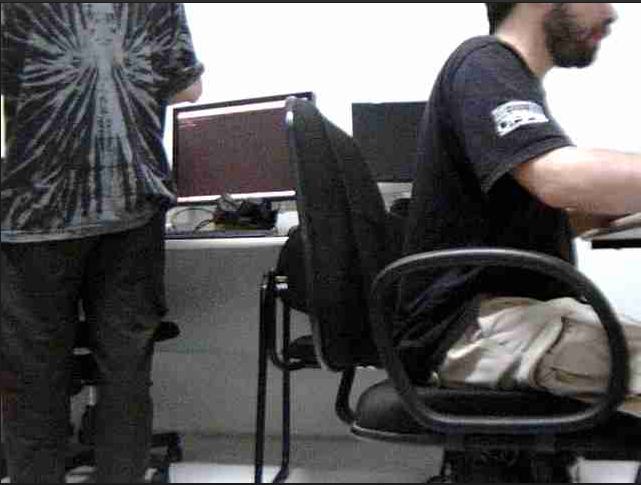
#> input picture Exemplos/imagens/esquerda.png, 641 x 485 px
$ python juntar_imagens.py
#> lines starting #> are read from the running program, lines starting #| are printed output that depends on the picture
import cv2
import numpy as np

# Carregar as imagens
image1 = cv2.imread('imagens/esquerda.png')
#> image1 is the input picture: shape (485, 641, 3); mean B, G, R 87.5, 86.6, 88.1
image2 = cv2.imread('imagens/direita.png')
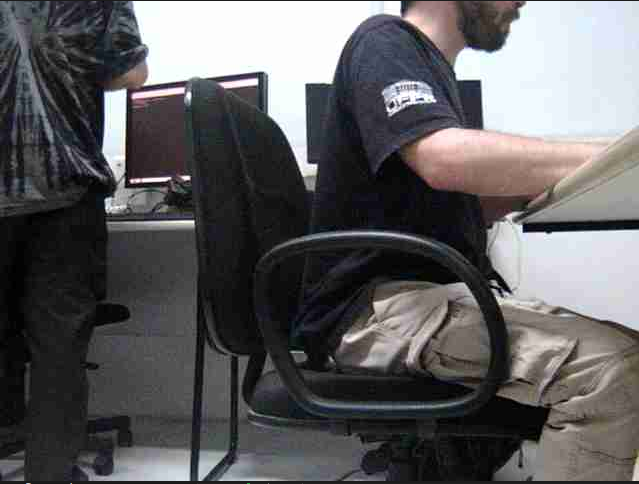
#> input picture Exemplos/imagens/direita.png, 639 x 484 px
#> image2 is the input picture: shape (484, 639, 3); mean B, G, R 95.2, 93.5, 94.7

# Converter as imagens para tons de cinza
gray1 = cv2.cvtColor(image1, cv2.COLOR_BGR2GRAY)
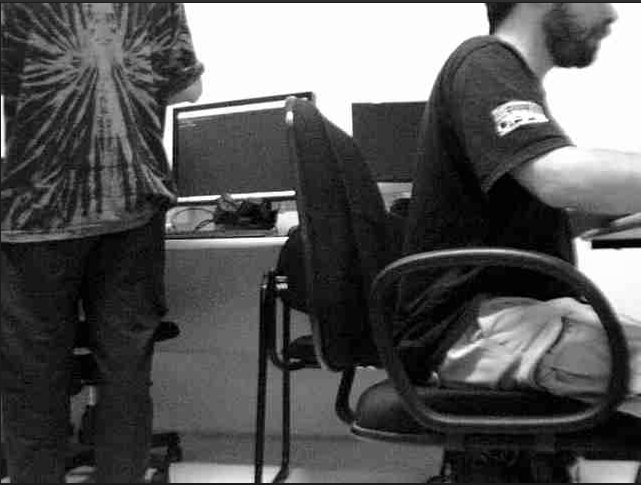
#> gray1: shape (485, 641); min 0, max 255, mean 87.2
gray2 = cv2.cvtColor(image2, cv2.COLOR_BGR2GRAY)
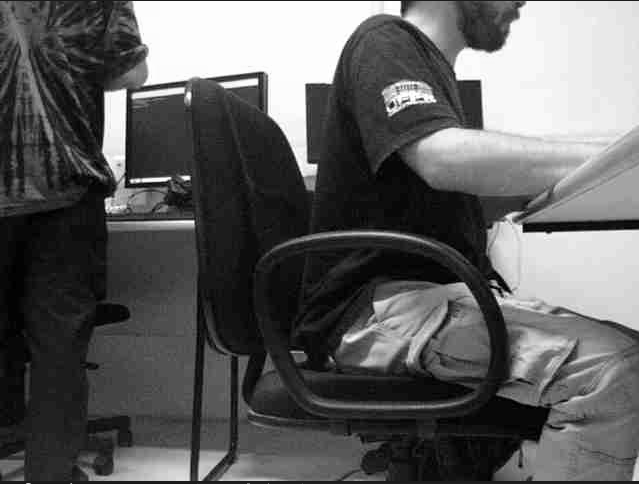
#> gray2: shape (484, 639); min 0, max 255, mean 94.1

# Inicializar o detector SIFT
sift = cv2.SIFT_create()

# Encontrar pontos chave e descritores nas duas imagens
keypoints1, descriptors1 = sift.detectAndCompute(gray1, None)
#> keypoints1 = 1550 keypoints; strongest (x, y, size): (288, 219, 14.1), (292, 193, 3.9), (596, 245, 6.9), (290, 116, 5.4)
keypoints2, descriptors2 = sift.detectAndCompute(gray2, None)
#> keypoints2 = 1357 keypoints; strongest (x, y, size): (186, 178, 4.1), (115, 104, 17.5), (132, 181, 2.8), (114, 147, 18.9)

# Emparelhamento dos pontos chave usando FLANN
matcher = cv2.FlannBasedMatcher()
matches = matcher.knnMatch(descriptors1, descriptors2, k=2)
#> matches = 1550 matches

# Filtrar correspondências usando o teste de razão de Lowe
good_matches = []
for m, n in matches:
    if m.distance < 0.7 * n.distance:
        good_matches.append(m)
#> after the loop, good_matches = 120 matches

# Desenhar correspondências
matched_image = cv2.drawMatches(image1, keypoints1, image2, keypoints2, good_matches, None, flags=cv2.DrawMatchesFlags_NOT_DRAW_SINGLE_POINTS)
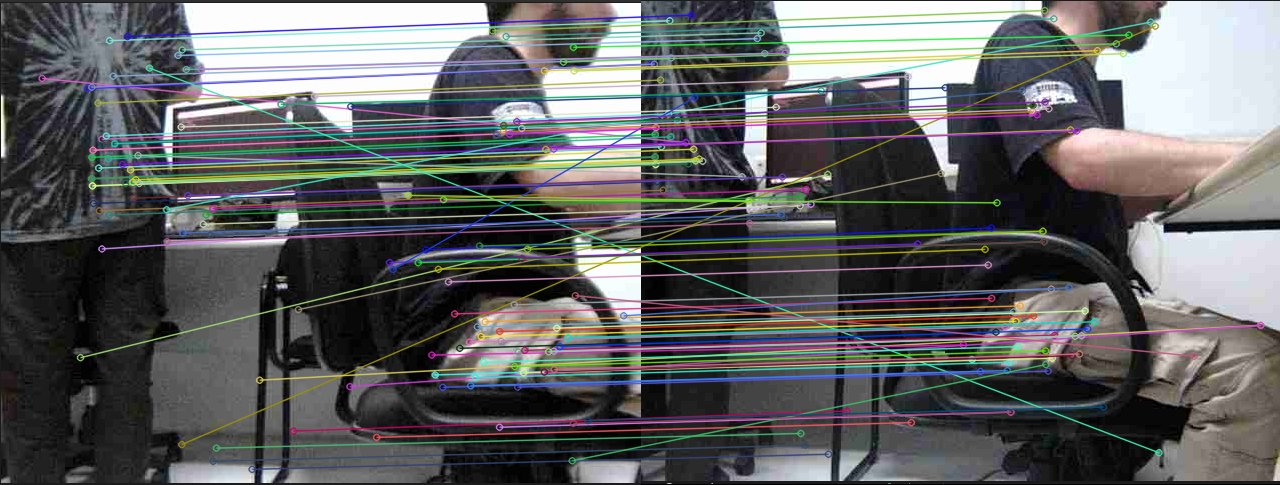
#> matched_image: shape (485, 1280, 3); mean B, G, R 98, 97.4, 96.5

# Mostrar a imagem combinada
cv2.imshow('Matches', matched_image)
cv2.waitKey(0)
cv2.destroyAllWindows()
